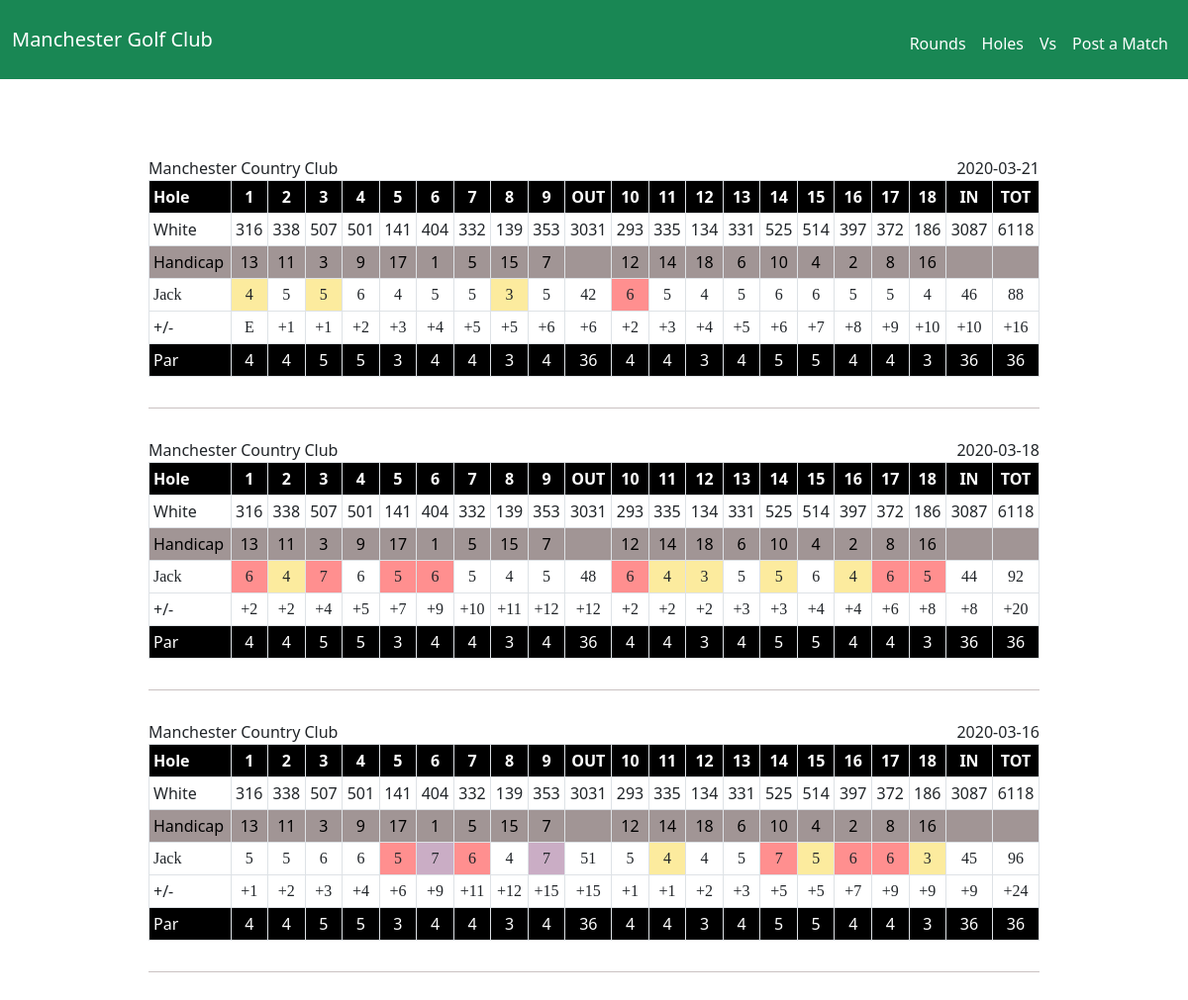
Page /rounds/Jack on the committed database.
### tables this page shows
CREATE TABLE golfers (id INTEGER PRIMARY KEY AUTOINCREMENT NOT NULL, name TEXT NOT NULL);

CREATE TABLE courses (id INTEGER PRIMARY KEY AUTOINCREMENT NOT NULL, name TEXT NOT NULL, par INTEGER, rating REAL, slope REAL, yards REAL, city TEXT NOT NULL, state TEXT NOT NULL, front INTEGER, back INTEGER, total INTEGER, par_front INTEGER, par_back INTEGER, par_total INTEGER, tees TEXT NOT NULL DEFAULT "White");

CREATE TABLE "rounds" (id INTEGER PRIMARY KEY AUTOINCREMENT NOT NULL, golfer_id INTEGER, course_id INTEGER, date TEXT, "one" INTEGER, two INTEGER, three INTEGER, four INTEGER, five INTEGER, six INTEGER, seven INTEGER, eight INTEGER, nine INTEGER, ten INTEGER, eleven INTEGER, twelve INTEGER, thirteen INTEGER, fourteen INTEGER, fifteen INTEGER, sixteen INTEGER, seventeen INTEGER, eighteen INTEGER, match_id INTEGER, FOREIGN KEY (golfer_id) REFERENCES golfers(id), FOREIGN KEY (course_id) REFERENCES courses(id));

CREATE TABLE "holes" (id INTEGER PRIMARY KEY AUTOINCREMENT NOT NULL, course_id INTEGER, hole_number INTEGER, par INTEGER, yardage INTEGER, handicap INTEGER, FOREIGN KEY(course_id) REFERENCES courses (id));

### app.py (the view)
@app.route("/rounds", methods=["GET", "POST"])
@app.route("/rounds/<golfer_name>", methods=["GET", "POST"])
def rounds(golfer_name="lampsha"):
    if request.method == "POST":
        golfer_name = request.form.get("golfer_name")
        golfers_rounds = get_rounds(golfer_name)
        scorecards = get_scorecards(golfers_rounds, golfer_name)
        return render_template("rounds.html", scorecards=scorecards)
    else:
        golfers = get_golfers()
        for golfer in golfers:
            if golfer['golfer_name'] == golfer_name:
                golfers_rounds = get_rounds(golfer_name)
                scorecards = get_scorecards(golfers_rounds, golfer_name)
                return render_template("rounds.html", scorecards=scorecards)
        else:
            return render_template("round_request.html", golfers=golfers)

### app.py (called while the page is built)
def get_scorecards(matches: list, golfer_name: str) -> list:
    scorecards = []
    for match in matches:
        course_info = get_course_info(match)
        holes = get_holes(match)
        yardages = get_yardages(course_info, holes)  # Populate yardages
        handicaps = get_handicaps(holes)  # Populate handicaps
        strokes = get_strokes(match, golfer_name)  # Populate strokes
        pars = get_pars(holes)  # Populate pars
        to_pars = get_to_pars(strokes, pars)  # Populate to pars
        scorecard = {"yardages": yardages, "handicaps": handicaps, "strokes": strokes, "pars": pars, "to_pars": to_pars, "course_name": course_info[0][1],
                     "round_date": match[3]}
        scorecards.append(scorecard)
    return scorecards

### golf.py (called while the page is built)
def par_shift(score:int) -> str:
    if score == 0:
        return ("E")
    elif score > 0:
        score = round(score)
        return ("+{}".format(score))
    else:
        return str(score)

def get_golfers() -> list:
    golfers = []
    golfer_query = cur.execute("SELECT name FROM golfers ORDER BY name")
    golfer_query = golfer_query.fetchall()
    for golfer in golfer_query:
        golfers.append({"golfer_name": golfer[0]})
    return golfers

def get_rounds(golfer:str) -> list:
    rounds = []
    id_query = cur.execute("SELECT id FROM golfers WHERE name = (?)", (golfer,))
    id_query = id_query.fetchone()[0]
    round_query = cur.execute("SELECT * FROM rounds WHERE golfer_id = (?) ORDER BY date DESC", (id_query,))
    rounds = round_query.fetchall()
    return rounds

def get_holes(course:tuple) -> list:
    hole_query = cur.execute("SELECT * FROM holes WHERE course_id = (?) ORDER BY hole_number", (course[2],))
    holes = hole_query.fetchall()
    return holes

def get_course_info(course:tuple) -> list:
    course_query = cur.execute("SELECT * FROM courses WHERE id = (?)", (course[2],))
    course_info = course_query.fetchall()
    return course_info

def get_yardages(course_info:list, holes:list) -> list:
    yardages = []
    for i in range(len(holes)):
        yardages.append(holes[i][4])
    yardages.append(sum(yardages))
    yardages.insert(9, sum(yardages[:9]))
    yardages.insert(19, sum(yardages[10:19]))
    yardages.insert(0, course_info[0][14])
    return yardages

def get_handicaps(course:list) -> list:
    handicaps = []
    for i in range(len(course)):
        handicaps.append(course[i][5])
    return handicaps

### templates/rounds.html (shortened to what this page needs)
{% extends "layout.html" %}
{% block main %}
<div id="content" class="container-sm">
    {% for scorecard in scorecards %}
    <div id="scorecard" class="scorecard">
        <p class="scorecard-course-name">{{ scorecard.course_name }}</p>
        <p class="scorecard-course-date">{{ scorecard.round_date }}</p>
        <table class="table table-sm table-bordered">
            <tr class="holes-row">
                <th class="scorecard-header">Hole</th>
                {% for i in range(9) %}
                    <th>{{ i + 1 }}</th>
                {% endfor %}
                    <th>OUT</th>
                {% for i in range(9) %}
                    <th>{{ i + 10 }}</th>
                {% endfor %}
                    <th>IN</th>
                    <th>TOT</th>
            </tr>
            <tr>
                <td class="scorecard-header">{{ scorecard.yardages[0] }}</td>
                {% for yard in scorecard.yardages[1:] %}
                    <td>{{ yard }}</td>
                {% endfor %}
            </tr>
            <tr class="handicap-row">
                <td class="scorecard-header">Handicap</td>
                {% for handicap in scorecard.handicaps[:9] %}
                    <td>{{ handicap }}</td>
                {% endfor %}
                    <td></td>
                {% for handicap in scorecard.handicaps[9:] %}
                    <td>{{ handicap }}</td>
                {% endfor %}
                {% for i in range(2) %}
                    <td></td>
                {% endfor %}
            </tr>
            <tr class="handwritten-score">
                <td class="scorecard-header">{{ scorecard.strokes[0] }}</td>
                {% for stroke in scorecard.strokes[1:10] %}
                    {% if stroke - scorecard.pars[loop.index - 1] >= 3 %}
                        <td class="triple-bogey-or-worse">{{ stroke }}</td>
                    {% elif stroke - scorecard.pars[loop.index - 1] == 2 %}
                        <td class="double-bogey">{{ stroke }}</td>
                    {% elif stroke - scorecard.pars[loop.index - 1] == 0 %}
                        <td class="par">{{ stroke }}</td>
                    {% elif stroke - scorecard.pars[loop.index - 1] <= 0 %}
                        <td class="birdie-or-better">{{ stroke }}</td>
                    {% else %}
                        <td>{{ stroke }}</td>
                    {% endif %}
                {% endfor %}
                <td>{{ scorecard.strokes[10] }}</td>
                {% for stroke in scorecard.strokes[11:20] %}
                    {% if stroke - scorecard.pars[loop.index + 9] >= 3 %}
                        <td class="triple-bogey-or-worse">{{ stroke }}</td>
                    {% elif stroke - scorecard.pars[loop.index + 9] == 2 %}
                        <td class="double-bogey">{{ stroke }}</td>
                    {% elif stroke - scorecard.pars[loop.index + 9] == 0 %}
                        <td class="par">{{ stroke }}</td>
                    {% elif stroke - scorecard.pars[loop.index + 9] <= 0 %}
                        <td class="birdie-or-better">{{ stroke }}</td>
                    {% else %}
                        <td>{{ stroke }}</td>
                    {% endif %}
                {% endfor %}
                <td>{{ scorecard.strokes[20] }}</td>
                <td>{{ scorecard.strokes[21] }}</td>
            </tr>
            <tr>
                <td class="scorecard-header">+/-</td>
                {% for par in scorecard.to_pars %}
                    <td class="handwritten-score">{{ par }}</td>
                {% endfor %}
            </tr>
            <tr class="holes-row">
                <td class="scorecard-header">Par</td>
                {% for par in scorecard.pars %}
                    <td>{{ par }}</td>
                {% endfor %}
            </tr>
        </table>
    </div>
    {% endfor %}
</div>
{% endblock %}

### static/styles.css (style rules this page uses)
body { background-color: white; }
.scorecard { margin: 0 auto; width: 900px; font-size: medium; text-align: center; padding-top: 30px; padding-bottom: 15px; border-bottom: #cac2c2 1px solid; }
.holes-row { background-color: black; text-align: center; color:white; }
td.triple-bogey-or-worse { background-color: #caadc5; }
td.par { background-color: #fceb9e; }
td.double-bogey { background-color: #ff8f8f; }
.scorecard-header { text-align: left; }
.handicap-row { text-align: center; background-color: rgb(161, 149, 149); color: black; }
.scorecard-course-name { margin: 0px; float: left; }
.scorecard-course-date { margin: 0px; float: right; }
.handwritten-score { font-family: ink free; font-weight: semibold; }

### rows in the picture
golfers: course_name "Manchester Country Club", round_date "2020-03-21", i "1" "2" "3" "4" "5" "6" "7" "8" "9" "1" "2" "3" "4" "5" "6" "7" "8" "9" "1" "2" "3" "4" "5" "6" "7" "8" "9", i "10" "11" "12" "13" "14" "15" "16" "17" "18" "10" "11" "12" "13" "14" "15" "16" "17" "18" "10" "11" "12" "13" "14" "15" "16" "17" "18", tees "White", yard "141" "139" "3031" "134" "186" "3087" "6118" "141" "139" "3031" "134" "186" "3087" "6118" "141" "139" "3031" "134" "186" "3087" "6118", 9 "13" "11" "3" "9" "17" "1" "5" "15" "7" "13" "11" "3" "9" "17" "1" "5" "15" "7" "13" "11" "3" "9" "17" "1" "5" "15" "7", handicap "12" "14" "18" "6" "10" "4" "2" "8" "16" "12" "14" "18" "6" "10" "4" "2" "8" "16" "12" "14" "18" "6" "10" "4" "2" "8" "16", name "Jack", 10 "4" "5" "3" "4", 10 "5" "6" "4" "5" "5" "5" "6" "5" "4" "5" "5" "5" "6" "6" "4", strokes "42", 20 "6" "6" "6" "5" "7" "6" "6", 20 "5" "4" "5" "6" "6" "5" "5" "4" "5" "6" "5" "4" "5", strokes "46", strokes "88", to_pars "E" "+1" "+1" "+2" "+3" "+4" "+5" "+5" "+6" "+6" "+2" "+3" "+4" "+5" "+6" "+7" "+8" "+9" "+10" "+10" "+16" "+2" "+2" "+4" "+5" "+7" "+9" "+10" "+11" "+12" "+12" "+2" "+2" "+2" "+3" "+3" "+4" "+4" "+6" "+8" "+8" "+20" "+1" "+2" "+3" "+4" "+6" "+9" "+11" "+12" "+15" "+15" "+1" "+1" "+2" "+3" "+5" "+5" "+7" "+9" "+9" "+9" "+24", pars "4" "4" "5" "5" "3" "4" "4" "3" "4" "36" "4" "4" "3" "4" "5" "5" "4" "4" "3" "36" "36" "4" "4" "5" "5" "3" "4" "4" "3" "4" "36" "4" "4" "3" "4" "5" "5" "4" "4" "3" "36" "36" "4" "4" "5" "5" "3" "4" "4" "3" "4" "36" "4" "4" "3" "4" "5" "5" "4" "4" "3" "36" "36", round_date "2020-03-18", 10 "6" "7" "5" "6" "5" "6", strokes "48", 20 "4" "3" "5" "4" "4" "5" "3", strokes "44", strokes "92", round_date "2020-03-16", 10 "7" "7", strokes "51", strokes "45", strokes "96"
holes: yardage "316"
holes: yardage "338"
holes: yardage "507"
holes: yardage "501"
holes: yardage "404"
holes: yardage "332"
holes: yardage "353"
holes: yardage "293"
holes: yardage "335"
holes: yardage "331"
holes: yardage "525"
holes: yardage "514"
holes: yardage "397"
holes: yardage "372"
